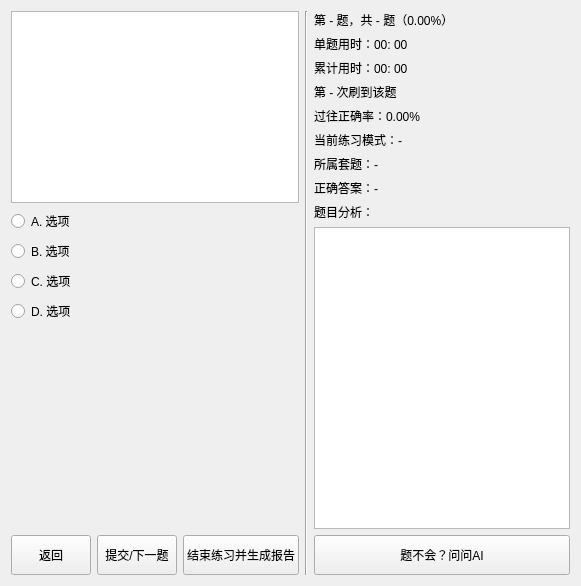
     <widget class="QWidget" name="page_5">
      <layout class="QHBoxLayout" name="horizontalLayout_35">
       <item>
        <layout class="QVBoxLayout" name="verticalLayout_13">
         <item>
          <widget class="QTextEdit" name="textEdit_9">
           <property name="readOnly">
            <bool>true</bool>
           </property>
          </widget>
         </item>
         <item>
          <widget class="QRadioButton" name="radioButton_18">
           <property name="text">
            <string>A. 选项</string>
           </property>
          </widget>
         </item>
         <item>
          <widget class="QRadioButton" name="radioButton_19">
           <property name="text">
            <string>B. 选项</string>
           </property>
          </widget>
         </item>
         <item>
          <widget class="QRadioButton" name="radioButton_20">
           <property name="text">
            <string>C. 选项</string>
           </property>
          </widget>
         </item>
         <item>
          <widget class="QRadioButton" name="radioButton_21">
           <property name="text">
            <string>D. 选项</string>
           </property>
          </widget>
         </item>
         <item>
          <widget class="QLabel" name="label_23">
           <property name="minimumSize">
            <size>
             <width>0</width>
             <height>200</height>
            </size>
           </property>
           <property name="font">
            <font>
             <pointsize>50</pointsize>
            </font>
           </property>
           <property name="text">
            <string/>
           </property>
           <property name="alignment">
            <set>Qt::AlignmentFlag::AlignCenter</set>
           </property>
          </widget>
         </item>
         <item>
          <layout class="QHBoxLayout" name="horizontalLayout_30">
           <item>
            <widget class="QPushButton" name="pushButton_18">
             <property name="minimumSize">
              <size>
               <width>0</width>
               <height>40</height>
              </size>
             </property>
             <property name="text">
              <string>返回</string>
             </property>
            </widget>
           </item>
           <item>
            <widget class="QPushButton" name="pushButton_19">
             <property name="minimumSize">
              <size>
               <width>0</width>
               <height>40</height>
              </size>
             </property>
             <property name="text">
              <string>提交/下一题</string>
             </property>
            </widget>
           </item>
           <item>
            <widget class="QPushButton" name="pushButton_20">
             <property name="minimumSize">
              <size>
               <width>0</width>
               <height>40</height>
              </size>
             </property>
             <property name="text">
              <string>结束练习并生成报告</string>
             </property>
            </widget>
           </item>
          </layout>
         </item>
        </layout>
       </item>
       <item>
        <widget class="Line" name="line">
         <property name="orientation">
          <enum>Qt::Orientation::Vertical</enum>
         </property>
        </widget>
       </item>
       <item>
        <layout class="QVBoxLayout" name="verticalLayout_12">
         <item>
          <widget class="QLabel" name="label_14">
           <property name="text">
            <string>第 - 题，共 - 题（0.00%）</string>
           </property>
          </widget>
         </item>
         <item>
          <widget class="QLabel" name="label_15">
           <property name="text">
            <string>单题用时：00: 00</string>
           </property>
          </widget>
         </item>
         <item>
          <widget class="QLabel" name="label_16">
           <property name="text">
            <string>累计用时：00: 00</string>
           </property>
          </widget>
         </item>
         <item>
          <widget class="QLabel" name="label_17">
           <property name="text">
            <string>第 - 次刷到该题</string>
           </property>
          </widget>
         </item>
         <item>
          <widget class="QLabel" name="label_18">
           <property name="text">
            <string>过往正确率：0.00%</string>
           </property>
          </widget>
         </item>
         <item>
          <widget class="QLabel" name="label_19">
           <property name="text">
            <string>当前练习模式：-</string>
           </property>
          </widget>
         </item>
         <item>
          <layout class="QHBoxLayout" name="horizontalLayout_34">
           <item>
            <widget class="QLabel" name="label_20">
             <property name="text">
              <string>所属套题：-</string>
             </property>
            </widget>
           </item>
          </layout>
         </item>
         <item>
          <widget class="QLabel" name="label_21">
           <property name="text">
            <string>正确答案：-</string>
           </property>
          </widget>
         </item>
         <item>
          <widget class="QLabel" name="label_22">
           <property name="text">
            <string>题目分析：</string>
           </property>
          </widget>
         </item>
         <item>
          <widget class="QTextEdit" name="textEdit_10">
           <property name="readOnly">
            <bool>true</bool>
           </property>
          </widget>
         </item>
         <item>
          <widget class="QPushButton" name="pushButton_21">
           <property name="minimumSize">
            <size>
             <width>0</width>
             <height>40</height>
            </size>
           </property>
           <property name="text">
            <string>题不会？问问AI</string>
           </property>
          </widget>
         </item>
        </layout>
       </item>
      </layout>
     </widget>
